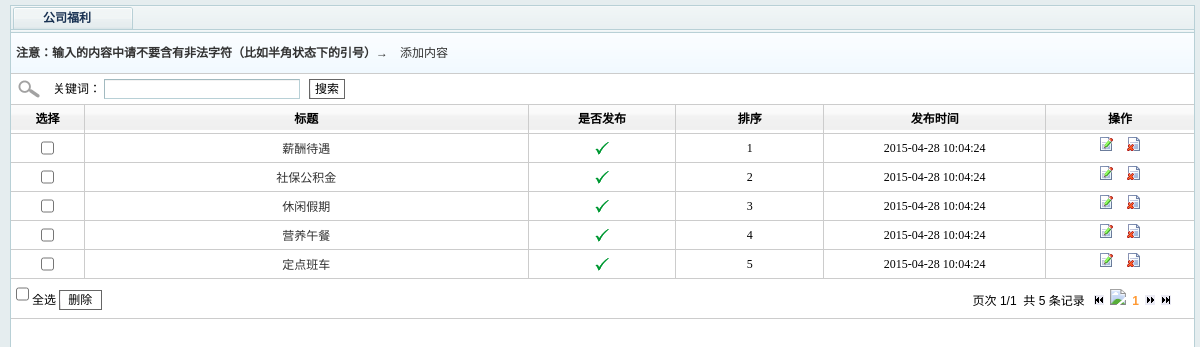
The app's page /admin/companybeneList.php (signed in) with its own data.
### tables this page shows
CREATE TABLE IF NOT EXISTS `ed_personnel` (
  `id` mediumint(8) unsigned NOT NULL AUTO_INCREMENT,
  `big_id` mediumint(8) unsigned NOT NULL DEFAULT '0',
  `small_id` mediumint(8) unsigned NOT NULL DEFAULT '0',
  `three_id` mediumint(8) unsigned NOT NULL DEFAULT '0',
  `catid` mediumint(8) unsigned DEFAULT '0',
  `title` varchar(200) NOT NULL DEFAULT '',
  `en_title` varchar(200) DEFAULT NULL,
  `pic` varchar(100) NOT NULL DEFAULT '',
  `alt` varchar(50) DEFAULT NULL,
  `author` varchar(50) NOT NULL DEFAULT '',
  `filefrom` varchar(100) NOT NULL DEFAULT '',
  `fileurl` varchar(200) NOT NULL DEFAULT '',
  `hit` mediumint(8) unsigned DEFAULT '0',
  `summary` text,
  `content` text NOT NULL,
  `hots` tinyint(1) unsigned DEFAULT NULL,
  `issue` char(1) DEFAULT '1',
  `isnew` tinyint(1) unsigned NOT NULL DEFAULT '1',
  `istop` char(1) DEFAULT '0',
  `stor` mediumint(8) DEFAULT NULL,
  `seotitle` varchar(255) NOT NULL DEFAULT '',
  `seodesc` varchar(255) NOT NULL DEFAULT '',
  `seokey` varchar(255) NOT NULL DEFAULT '',
  `addtime` int(11) NOT NULL,
  `ispic` char(1) NOT NULL DEFAULT '0',
  PRIMARY KEY (`id`)
);

### data/config.php (called while the page is built, shortened)
<?PHP
	$db_prefix	 = "ed_";

### include/Mysql.class.php (called while the page is built, shortened)
<?php
class dbmysql {
	var $link;
	function  dbconn($con_db_host,$con_db_user,$con_db_pass, $con_db_name = '',$db_charset='utf-8',$pconnect = 0) {
		if($pconnect) {
			if(!$this->link = @mysql_pconnect($con_db_host,$con_db_user,$con_db_pass)) {
				$this->get_err('Can not connect to MySQL server');
				$this->halt('Can not connect to MySQL server');
			}
		} else {
			if(!$this->link = @mysql_connect($con_db_host,$con_db_user,$con_db_pass, 1)) {
				$this->get_err('Can not connect to MySQL server');
				$this->halt('Can not connect to MySQL server');
			}
		}
	}
	function fetch_array($query, $result_type = MYSQL_ASSOC) {
		return @mysql_fetch_array($query,$result_type);
	}
	function query($sql, $type = '') {
	   $func = $type == 'UNBUFFERED' && @function_exists('mysql_unbuffered_query') ?
			'mysql_unbuffered_query' : 'mysql_query';
		if(!($query = $func($sql, $this->link))) {
			if(in_array($this->errno(), array(2006, 2013)) && substr($type, 0, 5) != 'RETRY') {
				$this->close();
				global $config_db;
				$db_settings = parse_ini_file("$config_db");
	            @extract($db_settings);
				$this->dbconn($con_db_host,$con_db_user,$con_db_pass, $con_db_name = '',$pconnect);
				$query = $this->query($sql, 'RETRY'.$type);
				if(!$query){
					$this->sql = $sql;
					$this->get_err(errno()." : ".error());
				}
			}
		}
		return $query;
	}
	function counter($table_name,$where_str="", $field_name="*")
	{
	    $where_str = trim($where_str);
	    $query = " SELECT COUNT($field_name) FROM $table_name $where_str ";
	    $result = $this->query($query);
	    $fetch_row = @mysql_fetch_row($result);
	    return $fetch_row[0];
	}
	function num_rows($query) {
		$query = @mysql_num_rows($query);
		return $query;
	}
}
?>

### admin/include/init.php (called while the page is built, shortened)
<?php
require(ROOT_PATH ."data/config.php");
require(ROOT_PATH . "include/Mysql.class.php");
    require(ADMIN_DIR . "include/lib_common.php");
	$pagesize=20;
?>

### admin/companybeneList.php (the view, shortened to what this page needs)
<?
include_once("include/init.php");
$big_id=3;
$keywords=htmlspecialchars(trim($_REQUEST['keyword']), ENT_QUOTES);
$page=$_REQUEST['page'];
?>
<html>
<head>
<link href="dwz/themes/default/style.css" rel="stylesheet" type="text/css" />
<link href="dwz/themes/css/core.css" rel="stylesheet" type="text/css" />
<link rel="stylesheet" href="style.css" type="text/css" />
</head>
<body>
<div id="container">
	<div id="navTab" class="tabsPage" >
		<div class="tabsPageHeader">
			<div class="tabsPageHeaderContent">
				<ul class="navTab-tab1">
					<li tabid="list" class="list"><a><span>公司福利</span></a></li>
				</ul>
			</div>
		</div>
		<div class="navTab-panel tabsPageContent layoutBox" >
			<div class="msgInfo left">注意：输入的内容中请不要含有非法字符（比如半角状态下的引号）→　<a href="companybeneEdit.php?Result=add">添加内容</a></div>
			<form style="display:block;" name="form1" method="post" action="companybeneList.php">
				<table width="100%"  border="0" cellspacing="0" cellpadding="0" class="tablebo">
					<tr>
						<td width="32" class="left EAEAF3"><img src="images/search.gif" width="26" height="22" border="0" /></td>
						<td width="" height="25" class="EAEAF3 left">
							关键词：
							<input name="keyword" type="text" id="keyword"  value="<?=$keywords?>" size="25" maxlength="30" />&nbsp;&nbsp;
							<input type="submit" name="Submit3" class="button" value="搜索" />
						</td>
					</tr>
				</table>
			</form>
			<form action="?act=del&page=<?=$page?>" method="post"  name="myform" onSubmit="javascript:return chkbox(myform);">
				<table width="100%"  border="0" cellpadding="0" cellspacing="0">
					<tr class="bgc1">
						<td width="5%" class="td1" height="25"><b>选择</b></td>
						<td width="30%" class="td1"><b>标题</b></td>
						<td width="10%" class="td1"><b>是否发布</b></td>
						<td width="10%" class="td1"><b>排序</b></td>
						<td width="15%" class="td1"><b>发布时间</b></td>
						<td width="10%" class="td2"><b>操作</b></td>
					</tr>
					<?
					$where=" where 1=1 ";
					if($big_id > 0 ){
						$where .= " and big_id=$big_id ";
					}
					$totals = $db->counter($db_prefix."personnel",$where,'id');
					if($totals)
					{
						$page = intval($_REQUEST['page'])>1 ? intval($_REQUEST['page']) : 1;
						$startpage=($page-1)*$pagesize;
						$pagetotal=ceil($totals/$pagesize);
						$result=$db->query("select * from ".$db_prefix."personnel ".$where." order by stor asc,id desc limit ".$startpage.",".$pagesize);
						if($db->num_rows($result)){
						while( $rs = $db->fetch_array($result)){
					?>
					<tr class="bgc2" onMouseOver="rowOver(this)" onMouseOut="rowOut(this)">
						<td height="25" class="td1"><input type="checkbox" name="fid[]" value="<?=$rs['id'];?>" class="checkbox" /> </td>
						<td height="23" class="td1"><a href="companybeneEdit.php?Result=modify&id=<?=$rs['id']; ?>&page=<?=$page?>"><?=$rs['title']?></a></td>
						<td class="td1"><a href="?act=edit&res=2&id=<?=$rs['id']?>&issue=<?=$rs['issue']?>"><? echo editimg($rs['issue']);?></a></td>
						<td class="td1"><?=$rs['stor'];?></td>
						<td class="td1"><?=date('Y-m-d H:i:s',$rs['addtime']);?></td>
						<td class="td2">
							<a href="companybeneEdit.php?Result=modify&id=<?=$rs['id']; ?>&page=<?=$page?>" title="编辑"><img src="images/icon_edit.gif" border=0></a>&nbsp;&nbsp;&nbsp;
							<a href="javascript:deldata('companybeneList',<?=$rs['id'];?>,'<?=$page?>')" title="删除"><img src="images/icon_drop.gif" border=0></a>
						</td>
					</tr>
					 <? }?>
				</table>
				<table width="100%"  border="0" cellspacing="0" cellpadding="0">
					<tr>
						<td class="left2">
							<input type="checkbox" name="selectAll"  id="productall" value="all" onClick="javascript:checkAll(myform);" class="checkbox" /> 全选 <input type="submit" value=" 删除 " name="submit" class="button">
						</td>
						<td class="fengye">
							<div class="admin_pages">
							<?PHP
							page_list($page,$pagetotal,$pagesize,'companybeneEdit.php?keyword='.$keywords.'&page=',$totals);
							?>
							</div>
						</td>
					</tr>
				</table>
				<?PHP
				}
				}?>
			</form>
		</div>
	</div>
</div>
</body>
</html>

### admin/include/lib_common.php (shortened to what this page needs)
<?php
function editimg($int){
	if($int==1) $return='<img src="images/yes.gif" border="0">';
	else $return='<img src="images/no.gif" border="0">';
	return $return;
}
function page_list($ps_page, $total_page, $list_num, $file_name, $total_count, $page_num=10, $rewrite = false)
{
	if($rewrite){
    	$exc ='.html';
    }else {
    	$exc='';
    }
	$page_turn='页次&nbsp;'.$ps_page.'/'.$total_page.'&nbsp;&nbsp;共&nbsp;'.$total_count.'&nbsp;条记录&nbsp;&nbsp;';
	if ($total_count >0)
	{
		if($ps_page==1)
		{
			$page_turn.="<a href='".$file_name.'1'.$exc."'><img src=\"images/first.jpg\" /></a>";
			$page_turn.="<a href='".$file_name.'1'.$exc."'><img src=\"images/prev.jpg\" /></a>";
	}
	$half = ceil($page_num/2);
	if ($ps_page<=$half and $total_page<=$page_num)
	{
		$page_small=1;
		$page_big=$total_page;
	}
	elseif ($ps_page<=$half and $total_page>$page_num)
	{
		$page_small=1;
		$page_big=$page_num;
	}
	elseif ($ps_page>=$half and $total_page<=$page_num)
	{
		$page_small=1;
		$page_big=$total_page;
	}
	for ($page_i=$page_small;$page_i<=$page_big;$page_i++)
	{
		if ($page_i!=$ps_page)
		{
			if($page_i==1){
				$page_count.="<a class=\"diany\" href='".$file_name.'1'.$exc."'>".$page_i."</a>";
			}else{
				$page_count.="<a class=\"diany\" href='".$file_name.$page_i.$exc."'>".$page_i."</a>";
			}
		}
		else
		{
			if($page_i==1){
				$page_count.="<a class=\"diany\" href='".$file_name.'1'.$exc."'><b><font color=#FF9933>".$page_i."</font></b></a>";
			}else{
				$page_count.="<a class=\"diany\" href='".$file_name.$page_i.$exc."'><b><font color=#FF9933>".$page_i."</font></b></a>";
			}
		}
	}
	$page_turn.=$page_count;
	if($ps_page==$total_page)
	{
		$page_turn.="<a href='".$file_name.$total_page.$exc."'><img src=\"images/next.jpg\" /></a>";
		$page_turn.="<a href='".$file_name.$total_page.$exc."'><img src=\"images/last.jpg\" /></a>";
	}else{
		$page_next=$ps_page+1;
		$page_turn.="<a href='".$file_name.$page_next.$exc."'><img src=\"images/next.jpg\" /></a>";
		$page_turn.="<a href='".$file_name.$total_page.$exc."'><img src=\"images/last.jpg\" /></a>";
	}
	}
	echo $page_turn;
}
?>

### admin/dwz/themes/default/style.css (style rules this page uses)
.tabsPage .tabsPageHeader, .tabsPage .tabsPageHeader li, .tabsPage .tabsPageHeader li a, .tabsPage .tabsPageHeader li span { background:url(./images/tabs/tabspage.png) no-repeat; }
.tabsPage .tabsPageHeader { background-color:#e9f0f2; }
.tabsPage .tabsPageHeader { border-color:#b8d0d6; }
.tabsPage .tabsPageHeader li a { color:#183152; }
.tabsPage .tabsPageContent { border-color:#b8d0d6; background:#FFF; }
.textInput, input.focus, input.required, input.error, input.readonly, input.disabled, textarea.focus, textarea.required, textarea.error, textarea.readonly, textarea.disabled { background:url(./images/form/input_bg.png) no-repeat scroll; }
.textInput, .textArea { border-color:#a2bac0 #b8d0d6 #b8d0d6 #a2bac0; background-color:#FFF; }
.button, .button span, .buttonDisabled, .buttonDisabled span, .buttonActive, .buttonActive span, .button .buttonContent, .buttonHover, .buttonHover .buttonContent, .buttonActive .buttonContent, .buttonActiveHover, .buttonActiveHover .buttonContent, .buttonDisabled .buttonContent { background:url(./images/button/button_s.png) no-repeat; }
body, #splitBar { background:#e5edef; }
.msgInfo { display:block; overflow:hidden; line-height:40px; padding:0 10px; background:url(./images/account_info_bg.png) repeat-x;border-bottom:1px #ccc solid; font-weight:bold; color:#333; }

### admin/dwz/themes/css/core.css (style rules this page uses)
html, body, div, span, applet, object, iframe, h1, h2, h3, h4, h5, h6, p, blockquote, pre, a, abbr, acronym, address, big, cite, code, del, dfn, em, font, img, ins, kbd, q, s, samp, small, strike, strong, sub, sup, tt, var, dl, dt, dd, ol, ul, li, fieldset, form, label, legend, table, caption, tbody, tfoot, thead, tr, th, td { padding:0; margin:0; font-size:12px; line-height:100%; font-family:Arial, sans-serif; }
body { width:100%; height:100%; color:black; }
ul, ol { list-style:none; }
caption, th, td { text-align:left; font-weight:normal; }
img { border:none; }
a { color:#000; text-decoration:none; }
.tabsPage .tabsPageHeader { display:block; height:27px; border-style:solid; border-width:1px 1px 0 1px; background-position:0 -450px; background-repeat:repeat-x; position:relative; }
.tabsPage .tabsPageHeaderContent { display:block; overflow:hidden; height:27px; margin-right:19px; position:relative; }
.tabsPageHeaderContent .navTab-tab1 a span { text-align:center;font-weight:bold }
.tabsPage .tabsPageHeader ul { display:block; width:10000px; height:26px; z-index:1; position:absolute; }
.tabsPage .tabsPageHeader li { float:left; display:block; height:26px; margin-left:2px; background-position:0 -100px; background-repeat:repeat-x; position:relative; cursor:pointer; }
.tabsPage .tabsPageHeader li a { float:left; display:block; overflow:hidden; height:26px; padding-left:5px; line-height:25px; background-position:0 0; }
.tabsPage .tabsPageHeader li span { float:left; display:block; overflow:hidden; width:92px; height:24px; padding:2px 20px 0 3px; line-height:21px; background-position:100% -50px; cursor:pointer; }
.tabsPage .tabsPageContent { display:block; overflow:hidden; border-style:solid; border-width:0 1px 1px 1px; position:relative; }
.textInput, input.focus, input.required, input.error, input.readonly, input.disabled, textarea.focus, textarea.required, textarea.error, textarea.readonly, textarea.disabled { padding:2px; margin:0; line-height:15px; font-size:12px; border-style:solid; border-width:1px; }
body { overflow:hidden; }
#container { position:absolute; top:5px; left:10px; }

### records on screen
ed_personnel: title "薪酬待遇", stor "1", addtime "2015-04-28 10:04:24"
ed_personnel: title "社保公积金", stor "2", addtime "2015-04-28 10:04:24"
ed_personnel: title "休闲假期", stor "3", addtime "2015-04-28 10:04:24"
ed_personnel: title "营养午餐", stor "4", addtime "2015-04-28 10:04:24"
ed_personnel: title "定点班车", stor "5", addtime "2015-04-28 10:04:24"

### other values on screen
$page_turn "页次 1/1 共 5 条记录"
